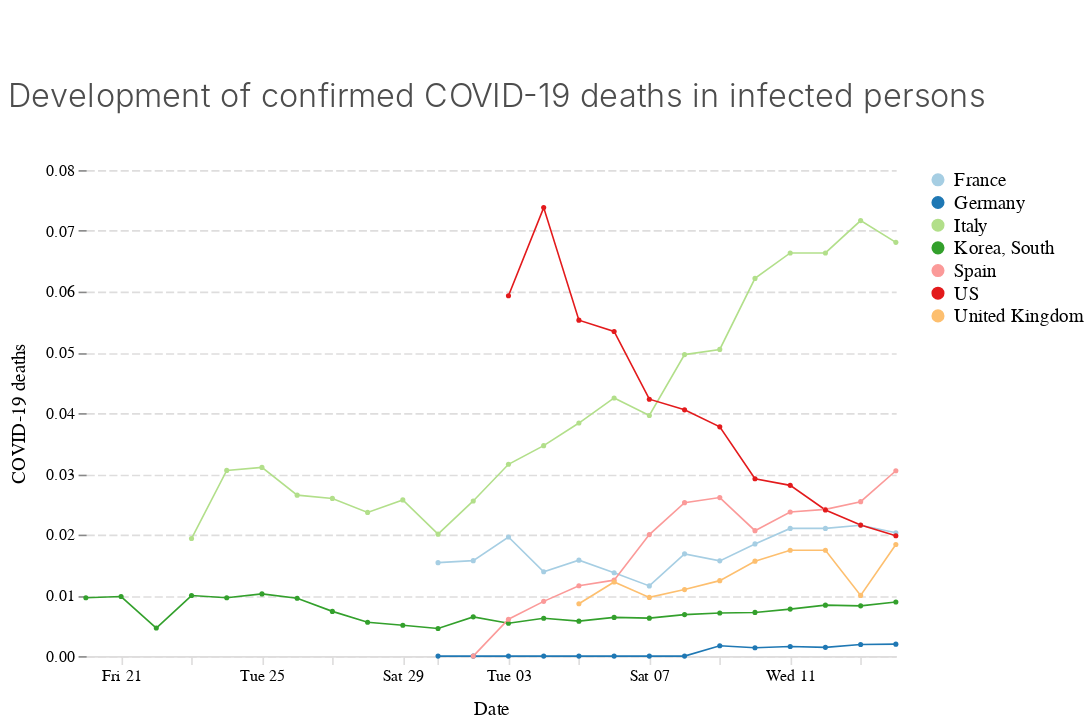

Notebook code for this chart:
### Code cell
alt.Chart(
    both_sel, 
    height=300,
    title='Development of confirmed COVID-19 deaths in infected persons'
).mark_line(
    point=alt.OverlayMarkDef(shape='circle', size=10)
).encode(
    alt.X('date:T', title='Date'),
    alt.Y(
        'death_rate:Q',
        title='share of COVID-19 deaths in infected persons'
    ),
    color='country:N')

### Figure 1 — Vega-Lite specification as saved in the notebook (floating-point values rounded to 4 significant figures)
{"$schema": "https://vega.github.io/schema/vega-lite/v3.4.0.json", "config": {"area": {"fill": "#1696d2"}, "axisX": {"domain": true, "domainColor": "#DEDDDD", "domainDashOffset": 10, "domainWidth": 1, "grid": false, "labelAngle": 0, "labelFont": "Avenir", "labelFontSize": 10, "tickColor": "#DEDDDD", "titleFont": "Avenir", "titleFontSize": 12, "titleFontWeight": 400, "titlePadding": 10}, "axisY": {"domain": false, "domainDashOffset": 10, "grid": true, "gridColor": "#DEDDDD", "gridDash": [5, 2], "gridWidth": 1, "labelAngle": 0, "labelFont": "Avenir", "labelFontSize": 10, "titleFont": "Avenir", "titleFontSize": 12, "titleFontWeight": 400, "titlePadding": 10}, "bar": {"fill": "#1696d2", "strokeWidth": 0}, "guide-title": {"color": "Monospace", "font": "Avenir", "fontSize": 15}, "header": {"titleFontSize": 12, "titleFontWeight": 400}, "legend": {"labelFont": "Avenir", "labelFontSize": 12, "symbolSize": 50, "symbolType": "circle", "title": "", "titleFont": "Avenir", "titleFontSize": 12}, "line": {"color": "#1696d2", "stroke": "#1696d2", "strokeWidth": 1}, "path": {"stroke": "#1696d2"}, "point": {"filled": true}, "range": {"category": ["#a6cee3", "#1f78b4", "#b2df8a", "#33a02c", "#fb9a99", "#e31a1c", "#fdbf6f", "#ff7f00"], "diverging": ["#cfe8f3", "#a2d4ec", "#73bfe2", "#46abdb", "#1696d2", "#12719e"]}, "text": {"align": "right", "color": "#1696d2", "font": "Avenir", "fontSize": 12, "fontWeight": 400, "size": 11}, "title": {"anchor": "start", "color": "#4d4d4d", "font": "Avenir", "fontSize": 20, "fontWeight": 300, "lineHeight": 100, "offset": 30}, "trail": {"color": "#1696d2", "stroke": "#1696d2"}, "view": {"strokeWidth": 0}}, "data": {"name": "data-4792d61137e4376874e8e73ecd906f88"}, "datasets": {"data-4792d61137e4376874e8e73ecd906f88": [{"confirmed": 130, "country": "France", "date": "2020-03-01T00:00:00", "death_rate": 0.01538, "deaths": 2}, {"confirmed": 191, "country": "France", "date": "2020-03-02T00:00:00", "death_rate": 0.01571, "deaths": 3}, {"confirmed": 204, "country": "France", "date": "2020-03-03T00:00:00", "death_rate": 0.01961, "deaths": 4}, {"confirmed": 288, "country": "France", "date": "2020-03-04T00:00:00", "death_rate": 0.01389, "deaths": 4}, {"confirmed": 380, "country": "France", "date": "2020-03-05T00:00:00", "death_rate": 0.01579, "deaths": 6}, {"confirmed": 656, "country": "France", "date": "2020-03-06T00:00:00", "death_rate": 0.01372, "deaths": 9}, {"confirmed": 952, "country": "France", "date": "2020-03-07T00:00:00", "death_rate": 0.01155, "deaths": 11}, {"confirmed": 1129, "country": "France", "date": "2020-03-08T00:00:00", "death_rate": 0.01683, "deaths": 19}, {"confirmed": 1212, "country": "France", "date": "2020-03-09T00:00:00", "death_rate": 0.01568, "deaths": 19}, {"confirmed": 1787, "country": "France", "date": "2020-03-10T00:00:00", "death_rate": 0.01847, "deaths": 33}, {"confirmed": 2284, "country": "France", "date": "2020-03-11T00:00:00", "death_rate": 0.02102, "deaths": 48}, {"confirmed": 2284, "country": "France", "date": "2020-03-12T00:00:00", "death_rate": 0.02102, "deaths": 48}, {"confirmed": 3667, "country": "France", "date": "2020-03-13T00:00:00", "death_rate": 0.02154, "deaths": 79}, {"confirmed": 4480, "country": "France", "date": "2020-03-14T00:00:00", "death_rate": 0.02031, "deaths": 91}, {"confirmed": 130, "country": "Germany", "date": "2020-03-01T00:00:00", "death_rate": 0, "deaths": 0}, {"confirmed": 159, "country": "Germany", "date": "2020-03-02T00:00:00", "death_rate": 0, "deaths": 0}, {"confirmed": 196, "country": "Germany", "date": "2020-03-03T00:00:00", "death_rate": 0, "deaths": 0}, {"confirmed": 262, "country": "Germany", "date": "2020-03-04T00:00:00", "death_rate": 0, "deaths": 0}, {"confirmed": 482, "country": "Germany", "date": "2020-03-05T00:00:00", "death_rate": 0, "deaths": 0}, {"confirmed": 670, "country": "Germany", "date": "2020-03-06T00:00:00", "death_rate": 0, "deaths": 0}, {"confirmed": 799, "country": "Germany", "date": "2020-03-07T00:00:00", "death_rate": 0, "deaths": 0}, {"confirmed": 1040, "country": "Germany", "date": "2020-03-08T00:00:00", "death_rate": 0, "deaths": 0}, {"confirmed": 1176, "country": "Germany", "date": "2020-03-09T00:00:00", "death_rate": 0.001701, "deaths": 2}, {"confirmed": 1457, "country": "Germany", "date": "2020-03-10T00:00:00", "death_rate": 0.001373, "deaths": 2}, {"confirmed": 1908, "country": "Germany", "date": "2020-03-11T00:00:00", "death_rate": 0.001572, "deaths": 3}, {"confirmed": 2078, "country": "Germany", "date": "2020-03-12T00:00:00", "death_rate": 0.001444, "deaths": 3}, {"confirmed": 3675, "country": "Germany", "date": "2020-03-13T00:00:00", "death_rate": 0.001905, "deaths": 7}, {"confirmed": 4585, "country": "Germany", "date": "2020-03-14T00:00:00", "death_rate": 0.001963, "deaths": 9}, {"confirmed": 155, "country": "Italy", "date": "2020-02-23T00:00:00", "death_rate": 0.01935, "deaths": 3}, {"confirmed": 229, "country": "Italy", "date": "2020-02-24T00:00:00", "death_rate": 0.03057, "deaths": 7}, {"confirmed": 322, "country": "Italy", "date": "2020-02-25T00:00:00", "death_rate": 0.03106, "deaths": 10}, {"confirmed": 453, "country": "Italy", "date": "2020-02-26T00:00:00", "death_rate": 0.02649, "deaths": 12}, {"confirmed": 655, "country": "Italy", "date": "2020-02-27T00:00:00", "death_rate": 0.02595, "deaths": 17}, {"confirmed": 888, "country": "Italy", "date": "2020-02-28T00:00:00", "death_rate": 0.02365, "deaths": 21}, {"confirmed": 1128, "country": "Italy", "date": "2020-02-29T00:00:00", "death_rate": 0.02571, "deaths": 29}, {"confirmed": 1694, "country": "Italy", "date": "2020-03-01T00:00:00", "death_rate": 0.02007, "deaths": 34}, {"confirmed": 2036, "country": "Italy", "date": "2020-03-02T00:00:00", "death_rate": 0.02554, "deaths": 52}, {"confirmed": 2502, "country": "Italy", "date": "2020-03-03T00:00:00", "death_rate": 0.03157, "deaths": 79}, {"confirmed": 3089, "country": "Italy", "date": "2020-03-04T00:00:00", "death_rate": 0.03464, "deaths": 107}, {"confirmed": 3858, "country": "Italy", "date": "2020-03-05T00:00:00", "death_rate": 0.03836, "deaths": 148}, {"confirmed": 4636, "country": "Italy", "date": "2020-03-06T00:00:00", "death_rate": 0.04249, "deaths": 197}, {"confirmed": 5883, "country": "Italy", "date": "2020-03-07T00:00:00", "death_rate": 0.03961, "deaths": 233}, {"confirmed": 7375, "country": "Italy", "date": "2020-03-08T00:00:00", "death_rate": 0.04963, "deaths": 366}, {"confirmed": 9172, "country": "Italy", "date": "2020-03-09T00:00:00", "death_rate": 0.05048, "deaths": 463}, {"confirmed": 10149, "country": "Italy", "date": "2020-03-10T00:00:00", "death_rate": 0.06217, "deaths": 631}, {"confirmed": 12462, "country": "Italy", "date": "2020-03-11T00:00:00", "death_rate": 0.06636, "deaths": 827}, {"confirmed": 12462, "country": "Italy", "date": "2020-03-12T00:00:00", "death_rate": 0.06636, "deaths": 827}, {"confirmed": 17660, "country": "Italy", "date": "2020-03-13T00:00:00", "death_rate": 0.07169, "deaths": 1266}, {"confirmed": 21157, "country": "Italy", "date": "2020-03-14T00:00:00", "death_rate": 0.06811, "deaths": 1441}, {"confirmed": 104, "country": "Korea, South", "date": "2020-02-20T00:00:00", "death_rate": 0.009615, "deaths": 1}, {"confirmed": 204, "country": "Korea, South", "date": "2020-02-21T00:00:00", "death_rate": 0.009804, "deaths": 2}, {"confirmed": 433, "country": "Korea, South", "date": "2020-02-22T00:00:00", "death_rate": 0.004619, "deaths": 2}, {"confirmed": 602, "country": "Korea, South", "date": "2020-02-23T00:00:00", "death_rate": 0.009967, "deaths": 6}, {"confirmed": 833, "country": "Korea, South", "date": "2020-02-24T00:00:00", "death_rate": 0.009604, "deaths": 8}, {"confirmed": 977, "country": "Korea, South", "date": "2020-02-25T00:00:00", "death_rate": 0.01024, "deaths": 10}, {"confirmed": 1261, "country": "Korea, South", "date": "2020-02-26T00:00:00", "death_rate": 0.009516, "deaths": 12}, {"confirmed": 1766, "country": "Korea, South", "date": "2020-02-27T00:00:00", "death_rate": 0.007361, "deaths": 13}, {"confirmed": 2337, "country": "Korea, South", "date": "2020-02-28T00:00:00", "death_rate": 0.005563, "deaths": 13}, {"confirmed": 3150, "country": "Korea, South", "date": "2020-02-29T00:00:00", "death_rate": 0.005079, "deaths": 16}, {"confirmed": 3736, "country": "Korea, South", "date": "2020-03-01T00:00:00", "death_rate": 0.00455, "deaths": 17}, {"confirmed": 4335, "country": "Korea, South", "date": "2020-03-02T00:00:00", "death_rate": 0.006459, "deaths": 28}, {"confirmed": 5186, "country": "Korea, South", "date": "2020-03-03T00:00:00", "death_rate": 0.005399, "deaths": 28}, {"confirmed": 5621, "country": "Korea, South", "date": "2020-03-04T00:00:00", "death_rate": 0.006227, "deaths": 35}, {"confirmed": 6088, "country": "Korea, South", "date": "2020-03-05T00:00:00", "death_rate": 0.005749, "deaths": 35}, {"confirmed": 6593, "country": "Korea, South", "date": "2020-03-06T00:00:00", "death_rate": 0.00637, "deaths": 42}, {"confirmed": 7041, "country": "Korea, South", "date": "2020-03-07T00:00:00", "death_rate": 0.006249, "deaths": 44}, {"confirmed": 7314, "country": "Korea, South", "date": "2020-03-08T00:00:00", "death_rate": 0.006836, "deaths": 50}, {"confirmed": 7478, "country": "Korea, South", "date": "2020-03-09T00:00:00", "death_rate": 0.007087, "deaths": 53}, {"confirmed": 7513, "country": "Korea, South", "date": "2020-03-10T00:00:00", "death_rate": 0.007188, "deaths": 54}, {"confirmed": 7755, "country": "Korea, South", "date": "2020-03-11T00:00:00", "death_rate": 0.007737, "deaths": 60}, {"confirmed": 7869, "country": "Korea, South", "date": "2020-03-12T00:00:00", "death_rate": 0.008387, "deaths": 66}, {"confirmed": 7979, "country": "Korea, South", "date": "2020-03-13T00:00:00", "death_rate": 0.008272, "deaths": 66}, {"confirmed": 8086, "country": "Korea, South", "date": "2020-03-14T00:00:00", "death_rate": 0.008904, "deaths": 72}, {"confirmed": 120, "country": "Spain", "date": "2020-03-02T00:00:00", "death_rate": 0, "deaths": 0}, {"confirmed": 165, "country": "Spain", "date": "2020-03-03T00:00:00", "death_rate": 0.006061, "deaths": 1}, {"confirmed": 222, "country": "Spain", "date": "2020-03-04T00:00:00", "death_rate": 0.009009, "deaths": 2}, {"confirmed": 259, "country": "Spain", "date": "2020-03-05T00:00:00", "death_rate": 0.01158, "deaths": 3}, {"confirmed": 400, "country": "Spain", "date": "2020-03-06T00:00:00", "death_rate": 0.0125, "deaths": 5}, {"confirmed": 500, "country": "Spain", "date": "2020-03-07T00:00:00", "death_rate": 0.02, "deaths": 10}, {"confirmed": 673, "country": "Spain", "date": "2020-03-08T00:00:00", "death_rate": 0.02526, "deaths": 17}, {"confirmed": 1073, "country": "Spain", "date": "2020-03-09T00:00:00", "death_rate": 0.0261, "deaths": 28}, {"confirmed": 1695, "country": "Spain", "date": "2020-03-10T00:00:00", "death_rate": 0.02065, "deaths": 35}, {"confirmed": 2277, "country": "Spain", "date": "2020-03-11T00:00:00", "death_rate": 0.02372, "deaths": 54}, {"confirmed": 2277, "country": "Spain", "date": "2020-03-12T00:00:00", "death_rate": 0.02415, "deaths": 55}, {"confirmed": 5232, "country": "Spain", "date": "2020-03-13T00:00:00", "death_rate": 0.02542, "deaths": 133}, {"confirmed": 6391, "country": "Spain", "date": "2020-03-14T00:00:00", "death_rate": 0.03051, "deaths": 195}, {"confirmed": 118, "country": "US", "date": "2020-03-03T00:00:00", "death_rate": 0.05932, "deaths": 7}, {"confirmed": 149, "country": "US", "date": "2020-03-04T00:00:00", "death_rate": 0.07383, "deaths": 11}, {"confirmed": 217, "country": "US", "date": "2020-03-05T00:00:00", "death_rate": 0.0553, "deaths": 12}, {"confirmed": 262, "country": "US", "date": "2020-03-06T00:00:00", "death_rate": 0.05344, "deaths": 14}, {"confirmed": 402, "country": "US", "date": "2020-03-07T00:00:00", "death_rate": 0.04229, "deaths": 17}, {"confirmed": 518, "country": "US", "date": "2020-03-08T00:00:00", "death_rate": 0.04054, "deaths": 21}, {"confirmed": 583, "country": "US", "date": "2020-03-09T00:00:00", "death_rate": 0.03774, "deaths": 22}, {"confirmed": 959, "country": "US", "date": "2020-03-10T00:00:00", "death_rate": 0.0292, "deaths": 28}, {"confirmed": 1281, "country": "US", "date": "2020-03-11T00:00:00", "death_rate": 0.0281, "deaths": 36}, {"confirmed": 1663, "country": "US", "date": "2020-03-12T00:00:00", "death_rate": 0.02405, "deaths": 40}, {"confirmed": 2179, "country": "US", "date": "2020-03-13T00:00:00", "death_rate": 0.02157, "deaths": 47}, {"confirmed": 2727, "country": "US", "date": "2020-03-14T00:00:00", "death_rate": 0.0198, "deaths": 54}, {"confirmed": 116, "country": "United Kingdom", "date": "2020-03-05T00:00:00", "death_rate": 0.008621, "deaths": 1}, {"confirmed": 164, "country": "United Kingdom", "date": "2020-03-06T00:00:00", "death_rate": 0.0122, "deaths": 2}, {"confirmed": 207, "country": "United Kingdom", "date": "2020-03-07T00:00:00", "death_rate": 0.009662, "deaths": 2}, {"confirmed": 274, "country": "United Kingdom", "date": "2020-03-08T00:00:00", "death_rate": 0.01095, "deaths": 3}, {"confirmed": 322, "country": "United Kingdom", "date": "2020-03-09T00:00:00", "death_rate": 0.01242, "deaths": 4}, {"confirmed": 384, "country": "United Kingdom", "date": "2020-03-10T00:00:00", "death_rate": 0.01562, "deaths": 6}, {"confirmed": 459, "country": "United Kingdom", "date": "2020-03-11T00:00:00", "death_rate": 0.01743, "deaths": 8}, {"confirmed": 459, "country": "United Kingdom", "date": "2020-03-12T00:00:00", "death_rate": 0.01743, "deaths": 8}, {"confirmed": 801, "country": "United Kingdom", "date": "2020-03-13T00:00:00", "death_rate": 0.009988, "deaths": 8}, {"confirmed": 1143, "country": "United Kingdom", "date": "2020-03-14T00:00:00", "death_rate": 0.01837, "deaths": 21}]}, "encoding": {"color": {"field": "country", "type": "nominal"}, "x": {"field": "date", "title": "Date", "type": "temporal"}, "y": {"field": "death_rate", "title": "COVID-19 deaths", "type": "quantitative"}}, "height": 300, "mark": {"point": {"shape": "circle", "size": 10}, "type": "line"}, "padding": {"bottom": 5, "left": 5, "right": 5, "top": 50}, "title": "Development of confirmed COVID-19 deaths in infected persons", "width": 500}
